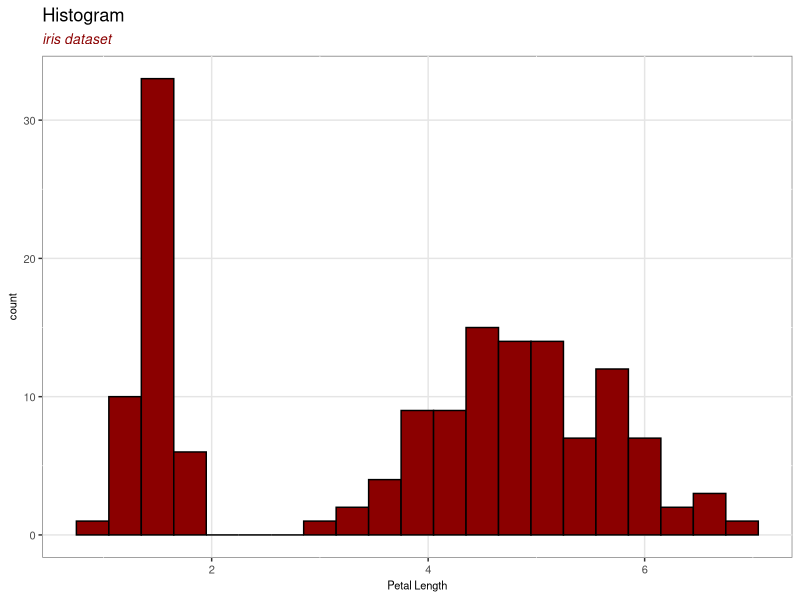
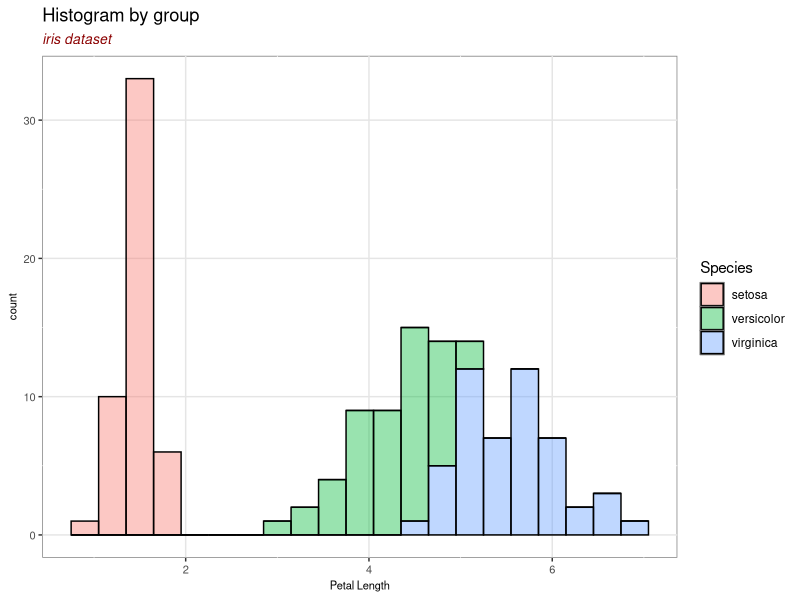

Recreate these plots in R, in order.
#---------------
# Histogram in R
#---------------

library(tidyverse)
data(iris)

# 1. Histogram
ggplot(iris, aes(x = Petal.Length)) +
  geom_histogram( color = 'black', fill = 'darkred', binwidth = 0.3) +
  labs(title = 'Histogram',
       subtitle = 'iris dataset',
       y="count", x="Petal Length") +
  theme(axis.text=element_text(size=8),
        axis.title=element_text(size=8),
        plot.subtitle=element_text(size=10, face="italic", color="darkred"),
        panel.background = element_rect(fill = "white", colour = "grey50"),
        panel.grid.major = element_line(colour = "grey90"))

# 2. Histogram by group
ggplot(iris, aes(x = Petal.Length, color = Species, fill = Species)) +
  geom_histogram( color = 'black', binwidth = 0.3, alpha = 0.4) +
  labs(title = 'Histogram by group',
       subtitle = 'iris dataset',
       y="count", x="Petal Length") +
  theme(axis.text=element_text(size=8),
        axis.title=element_text(size=8),
        plot.subtitle=element_text(size=10, face="italic", color="darkred"),
        panel.background = element_rect(fill = "white", colour = "grey50"),
        panel.grid.major = element_line(colour = "grey90"))

#----
# end
#----